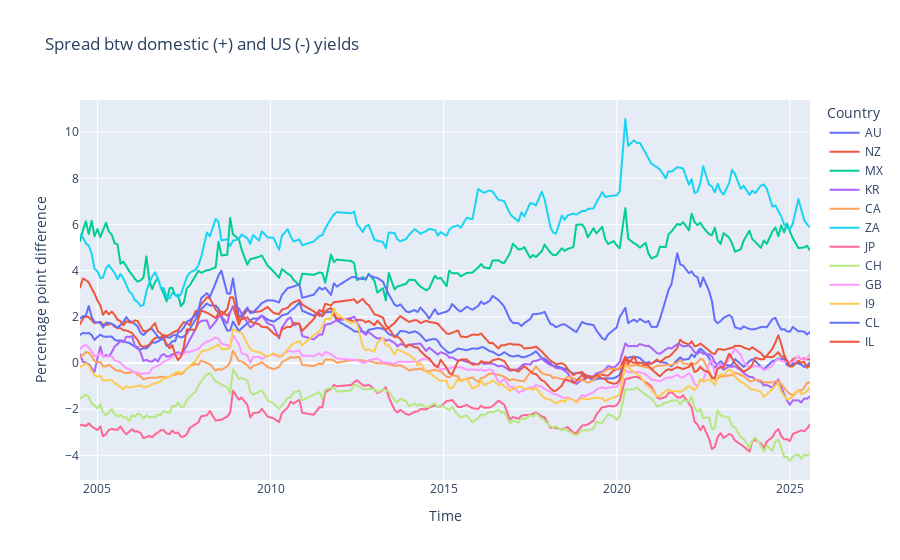

This figure's notebook cell:
### Code cell
import plotly.express as px
# Plot of expected depreciation rates, starting July 2004
plot_data = spread_data[['REF_AREA','yield_spread']].copy()
plot_data = plot_data[~(plot_data['REF_AREA']).isin(
    ['DE','SE', 'FR', 'ES'] # countries to exclude
)]
plot_data.sort_values(by='REF_AREA',inplace=True)
plot_data.sort_index(inplace=True)

display(spread_data.head())

px.line(
    plot_data,
    y='yield_spread',
    line_group='REF_AREA',
    color='REF_AREA',
    labels={
        'TIME_PERIOD' : 'Time',
        'yield_spread' : 'Percentage point difference',
        'REF_AREA' : 'Country',
    },
    title='Spread btw domestic (+) and US (-) yields',
)

### Figure 1 — Plotly figure (JSON) as saved in the notebook; plotly's stock layout.template omitted (floating-point values rounded to 4 significant figures; data arrays with more than 128 entries replaced by an {"elided": "..."} marker saying what was removed)
{"data": [{"hovertemplate": "Country=AU<br>Time=%{x}<br>Percentage point difference=%{y}<extra></extra>", "legendgroup": "AU", "line": {"color": "#636efa", "dash": "solid"}, "marker": {"symbol": "circle"}, "mode": "lines", "name": "AU", "showlegend": true, "type": "scattergl", "x": {"elided": "193 str values"}, "xaxis": "x", "y": {"elided": "193 float values"}, "yaxis": "y"}, {"hovertemplate": "Country=NZ<br>Time=%{x}<br>Percentage point difference=%{y}<extra></extra>", "legendgroup": "NZ", "line": {"color": "#EF553B", "dash": "solid"}, "marker": {"symbol": "circle"}, "mode": "lines", "name": "NZ", "showlegend": true, "type": "scattergl", "x": {"elided": "193 str values"}, "xaxis": "x", "y": {"elided": "193 float values"}, "yaxis": "y"}, {"hovertemplate": "Country=MX<br>Time=%{x}<br>Percentage point difference=%{y}<extra></extra>", "legendgroup": "MX", "line": {"color": "#00cc96", "dash": "solid"}, "marker": {"symbol": "circle"}, "mode": "lines", "name": "MX", "showlegend": true, "type": "scattergl", "x": {"elided": "193 str values"}, "xaxis": "x", "y": {"elided": "193 float values"}, "yaxis": "y"}, {"hovertemplate": "Country=KR<br>Time=%{x}<br>Percentage point difference=%{y}<extra></extra>", "legendgroup": "KR", "line": {"color": "#ab63fa", "dash": "solid"}, "marker": {"symbol": "circle"}, "mode": "lines", "name": "KR", "showlegend": true, "type": "scattergl", "x": {"elided": "193 str values"}, "xaxis": "x", "y": {"elided": "193 float values"}, "yaxis": "y"}, {"hovertemplate": "Country=CA<br>Time=%{x}<br>Percentage point difference=%{y}<extra></extra>", "legendgroup": "CA", "line": {"color": "#FFA15A", "dash": "solid"}, "marker": {"symbol": "circle"}, "mode": "lines", "name": "CA", "showlegend": true, "type": "scattergl", "x": {"elided": "193 str values"}, "xaxis": "x", "y": {"elided": "193 float values"}, "yaxis": "y"}, {"hovertemplate": "Country=ZA<br>Time=%{x}<br>Percentage point difference=%{y}<extra></extra>", "legendgroup": "ZA", "line": {"color": "#19d3f3", "dash": "solid"}, "marker": {"symbol": "circle"}, "mode": "lines", "name": "ZA", "showlegend": true, "type": "scattergl", "x": {"elided": "193 str values"}, "xaxis": "x", "y": {"elided": "193 float values"}, "yaxis": "y"}, {"hovertemplate": "Country=JP<br>Time=%{x}<br>Percentage point difference=%{y}<extra></extra>", "legendgroup": "JP", "line": {"color": "#FF6692", "dash": "solid"}, "marker": {"symbol": "circle"}, "mode": "lines", "name": "JP", "showlegend": true, "type": "scattergl", "x": {"elided": "193 str values"}, "xaxis": "x", "y": {"elided": "193 float values"}, "yaxis": "y"}, {"hovertemplate": "Country=CH<br>Time=%{x}<br>Percentage point difference=%{y}<extra></extra>", "legendgroup": "CH", "line": {"color": "#B6E880", "dash": "solid"}, "marker": {"symbol": "circle"}, "mode": "lines", "name": "CH", "showlegend": true, "type": "scattergl", "x": {"elided": "193 str values"}, "xaxis": "x", "y": {"elided": "193 float values"}, "yaxis": "y"}, {"hovertemplate": "Country=GB<br>Time=%{x}<br>Percentage point difference=%{y}<extra></extra>", "legendgroup": "GB", "line": {"color": "#FF97FF", "dash": "solid"}, "marker": {"symbol": "circle"}, "mode": "lines", "name": "GB", "showlegend": true, "type": "scattergl", "x": {"elided": "193 str values"}, "xaxis": "x", "y": {"elided": "193 float values"}, "yaxis": "y"}, {"hovertemplate": "Country=I9<br>Time=%{x}<br>Percentage point difference=%{y}<extra></extra>", "legendgroup": "I9", "line": {"color": "#FECB52", "dash": "solid"}, "marker": {"symbol": "circle"}, "mode": "lines", "name": "I9", "showlegend": true, "type": "scattergl", "x": {"elided": "193 str values"}, "xaxis": "x", "y": {"elided": "193 float values"}, "yaxis": "y"}, {"hovertemplate": "Country=CL<br>Time=%{x}<br>Percentage point difference=%{y}<extra></extra>", "legendgroup": "CL", "line": {"color": "#636efa", "dash": "solid"}, "marker": {"symbol": "circle"}, "mode": "lines", "name": "CL", "showlegend": true, "type": "scattergl", "x": {"elided": "193 str values"}, "xaxis": "x", "y": {"elided": "193 float values"}, "yaxis": "y"}, {"hovertemplate": "Country=IL<br>Time=%{x}<br>Percentage point difference=%{y}<extra></extra>", "legendgroup": "IL", "line": {"color": "#EF553B", "dash": "solid"}, "marker": {"symbol": "circle"}, "mode": "lines", "name": "IL", "showlegend": true, "type": "scattergl", "x": {"elided": "193 str values"}, "xaxis": "x", "y": {"elided": "193 float values"}, "yaxis": "y"}], "layout": {"legend": {"title": {"text": "Country"}, "tracegroupgap": 0}, "title": {"text": "Spread btw domestic (+) and US (-) yields"}, "xaxis": {"anchor": "y", "domain": [0, 1], "title": {"text": "Time"}}, "yaxis": {"anchor": "x", "domain": [0, 1], "title": {"text": "Percentage point difference"}}}}
